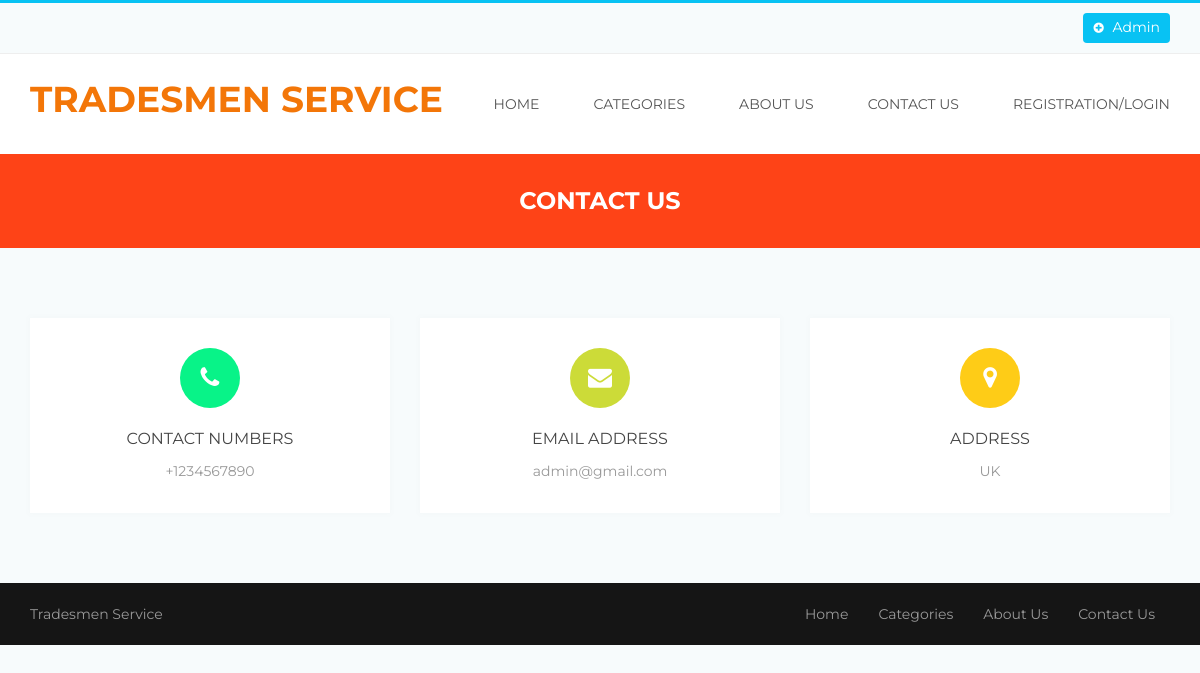
The page /contact.php on the database its author committed.
### tables this page shows
CREATE TABLE `tblpage` (
  `ID` int(10) NOT NULL,
  `PageType` varchar(50) DEFAULT NULL,
  `PageTitle` varchar(200) DEFAULT NULL,
  `PageDescription` mediumtext DEFAULT NULL,
  `Email` varchar(200) DEFAULT NULL,
  `MobileNumber` bigint(10) DEFAULT NULL,
  `UpdationDate` timestamp NOT NULL DEFAULT current_timestamp() ON UPDATE current_timestamp()
);

### contact.php (the view, shortened to what this page needs)
<!DOCTYPE html>
<html>
<head>
	<link rel="stylesheet" type="text/css" href="bootstrap/css/bootstrap.min.css">
	<link rel="stylesheet" type="text/css" href="css/style.css">
	<link rel="stylesheet" type="text/css" href="css/menu.css">
	<link rel="stylesheet" type="text/css" href="css/color/color.css">
	<link rel="stylesheet" type="text/css" href="assets/testimonial/css/style.css" />
	<link rel="stylesheet" type="text/css" href="assets/testimonial/css/elastislide.css" />
	<link rel="stylesheet" type="text/css" href="css/responsive.css">
    <link rel="stylesheet" type="text/css" href="css/font-awesome.css">
	<link rel="stylesheet" type="text/css" href="assets/revolution_slider/css/revslider.css" media="screen" />
</head>
<body>
	<div class="theme-wrap clearfix">
		<?php include_once('includes/header.php');?>
		<div class="page-title-wrap bgorange-1 padding-top-30 padding-bottom-30">
			<h4 class="white">contact us</h4>
		</div>
		<section id="contact-form" class="margin-top-70 margin-bottom-40">
			<div class="container">
				<div class="row info-box-wrap clearfix">
					<?php
$sql="SELECT * from tblpage where PageType='contactus'";
$query = $dbh -> prepare($sql);
$query->execute();
$results=$query->fetchAll(PDO::FETCH_OBJ);
$cnt=1;
if($query->rowCount() > 0)
{
foreach($results as $row)
{               ?>
					<div class="col-xs-12 col-sm-4 col-md-4 col-lg-4">
						<div class="info-box bgwhite shadow-1 clearfix">
							<div class="info-icon">
								<i class="fa fa-phone bgblue-1 white"></i>
							</div>
							<div class="info-content">
								<div class="info-title">
									<h6>Contact numbers</h6>
								</div>
								<div class="info-disc">
									<p>+<?php  echo htmlentities($row->MobileNumber);?></p>
								</div>
							</div>
						</div>
					</div>
					<div class="col-xs-12 col-sm-4 col-md-4 col-lg-4">
						<div class="info-box bgwhite shadow-1 clearfix">
							<div class="info-icon">
								<i class="fa fa-envelope bggreen-1 white"></i>
							</div>
							<div class="info-content">
								<div class="info-title">
									<h6>email Address</h6>
								</div>
								<div class="info-disc">
									<p><?php  echo htmlentities($row->Email);?></p>
								</div>
							</div>
						</div>
					</div>
					<div class="col-xs-12 col-sm-4 col-md-4 col-lg-4">
						<div class="info-box bgwhite shadow-1 clearfix">
							<div class="info-icon">
								<i class="fa fa-map-marker bgyallow-1 white"></i>
							</div>
							<div class="info-content">
								<div class="info-title">
									<h6>Address</h6>
								</div>
								<div class="info-disc">
									<p><?php  echo htmlentities($row->PageDescription);?></p>
								</div>
							</div>
						</div>
					</div>
					<?php $cnt=$cnt+1;}} ?>
				</div>
			</div>
		</section>
		<?php include_once('includes/footer.php');?>
	</div>
</body>
</html>

### css/style.css (style rules this page uses)
html, body, div, span, applet, object, iframe,h1, h2, h3, h4, h5, h6, p, blockquote, pre,a, abbr, acronym, address, big, cite, code,del, dfn, em, img, ins, kbd, q, s, samp, small, strike, strong, sub, sup, tt, var,b, u, i, center,dl, dt, dd, ol, ul, li,fieldset, form, label, legend,table, caption, tbody, tfoot, thead, tr, th, td, article, aside, canvas, details, embed,figure, figcaption, footer, header, hgroup,menu, nav, output, ruby, section, summary,time, mark, audio, video { margin: 0;padding: 0;border: 0;font-size: 100%;font: inherit;vertical-align: baseline; }
article, aside, details, figcaption, figure,footer, header, hgroup, menu, nav, section { display: block; }
body { line-height: 1;margin:0 ;padding:0 ;transition:all 0.3s ease;overflow-x: hidden; }
html { position:relative;overflow-x:hidden; }
body { font-family:'Montserrat',sans-serif; }
h1,h2,h3,h4,h5,h6 { font-family:'Montserrat',sans-serif; font-weight:700; margin:0; text-align:center; line-height:1.4; letter-spacing:0.6px; text-transform:uppercase; letter-spacing:0; }
h4 { font-size:24px; }
h6 { font-size:16px; }
p { font-family:'Montserrat'; font-size:14px; padding:0; font-weight:400; text-align:center; margin:0; line-height:1.6; text-decoration:none; }
p,span,a { padding:0; }
.container,.container-fluid { padding-left:0;padding-right:0; }
.padding-bottom-30 { padding-bottom:30px; }
.padding-top-30 { padding-top:30px; }
.margin-bottom-40 { margin-bottom:40px; }
.margin-top-70 { margin-top:70px; }
.info-box { padding:30px;margin-bottom:30px; }
.info-box .info-icon { text-align:center; }
.info-box .info-icon i { width:60px;height:60px;line-height:60px;font-size:24px;border-radius:50%;text-align:center; }
.info-box .info-content .info-title { margin-top:20px; }
.info-box .info-content .info-title h6 { text-align:center;text-transform:uppercase;font-weight:400; }
.info-box .info-content .info-disc { margin-top:10px; }
.info-box .info-content .info-disc p { text-align:center; }

### css/color/color.css (style rules this page uses)
h1,h2,h3,h4,h5,h6 { color:#444; }
p,a,span,ul,li { color:#999; }
body { background:#f7fbfc; }
.white { color:#fff; }
.bgwhite { background:#fff; }
.bgblue-1 { background:#08f388; }
.bggreen-1 { background:#ccdb38; }
.bgyallow-1 { background:#fecc17; }
.bgorange-1 { background:#fe4317; }
.shadow-1 { -webkit-box-shadow: 0 0 6px 3px rgba(0,0,0,0.01); -moz-box-shadow: 0 0 6px 3px rgba(0,0,0,0.01); box-shadow: 0 0 6px 3px rgba(0,0,0,0.01); }

### css/responsive.css (style rules this page uses)
@media screen and (max-device-width:1199px) { .container { padding-left:15px;padding-right:15px; } }
@media screen and (max-device-width:1199px) { .info-box .info-icon { float:none;text-align:center; } }
@media screen and (max-device-width:1199px) { .info-box .info-content { margin-left:0; float:none; } }
@media screen and (max-device-width:1199px) { .info-box .info-content .info-title h6 { text-align:center; } }
@media screen and (max-device-width:1199px) { .info-box .info-content .info-disc p { text-align:center; } }

### rows shown on the page
tblpage: MobileNumber "1234567890", Email "admin@gmail.com", PageDescription "UK"
